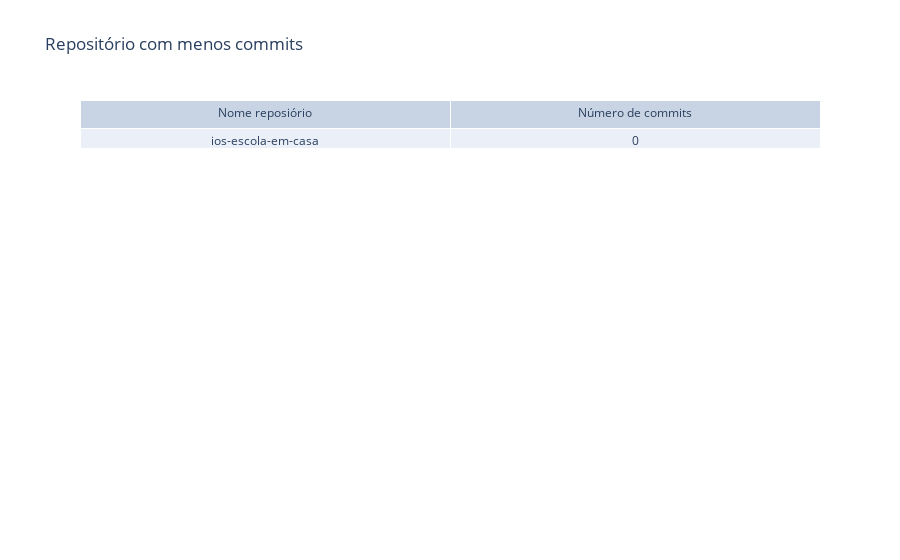

This figure's notebook cell:
### Code cell
least_contributed = min(repo_dict, key=lambda k: repo_dict[k])

fig = go.Figure(data=[go.Table(header=dict(values=['Nome reposiório', 'Número de commits']),
        cells=dict(values=[[least_contributed], [repo_dict[least_contributed]]]))
    ],
    layout=go.Layout(
        title='Repositório com menos commits'
    )
)

fig.show()

### Figure 1 — Plotly figure (JSON) as saved in the notebook; plotly's stock layout.template omitted (floating-point values rounded to 4 significant figures)
{"data": [{"cells": {"values": [["ios-escola-em-casa"], [0]]}, "header": {"values": ["Nome reposiório", "Número de commits"]}, "type": "table"}], "layout": {"title": {"text": "Repositório com menos commits"}}}
